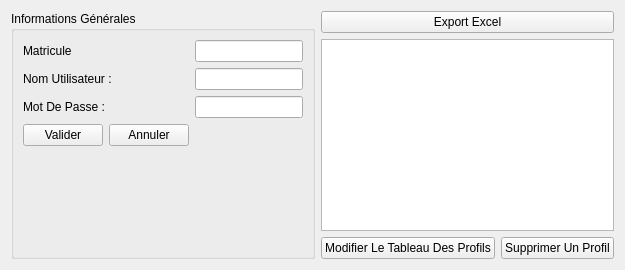
      <widget class="QWidget" name="gestionPro">
       <layout class="QGridLayout" name="gridLayout_4">
        <item row="0" column="0" rowspan="3">
         <widget class="QGroupBox" name="groupBox_3">
          <property name="title">
           <string>Informations Générales</string>
          </property>
          <layout class="QFormLayout" name="formLayout_3">
           <item row="0" column="0">
            <widget class="QLabel" name="label_21">
             <property name="text">
              <string>Matricule</string>
             </property>
            </widget>
           </item>
           <item row="0" column="1">
            <widget class="QLineEdit" name="matriculeP">
             <property name="text">
              <string/>
             </property>
            </widget>
           </item>
           <item row="1" column="0">
            <widget class="QLabel" name="label_14">
             <property name="text">
              <string>Nom Utilisateur :</string>
             </property>
            </widget>
           </item>
           <item row="1" column="1">
            <widget class="QLineEdit" name="nomUP"/>
           </item>
           <item row="2" column="0">
            <widget class="QLabel" name="label_18">
             <property name="text">
              <string>Mot De Passe :</string>
             </property>
            </widget>
           </item>
           <item row="2" column="1">
            <widget class="QLineEdit" name="motDePasseP"/>
           </item>
           <item row="3" column="0">
            <layout class="QHBoxLayout" name="horizontalLayout_4">
             <item>
              <widget class="QPushButton" name="vAjouterPro">
               <property name="text">
                <string>Valider</string>
               </property>
              </widget>
             </item>
             <item>
              <widget class="QPushButton" name="annulerAjoutPers_2">
               <property name="text">
                <string>Annuler</string>
               </property>
              </widget>
             </item>
            </layout>
           </item>
          </layout>
         </widget>
        </item>
        <item row="0" column="1">
         <widget class="QPushButton" name="exportExcelP">
          <property name="text">
           <string>Export Excel</string>
          </property>
         </widget>
        </item>
        <item row="1" column="1">
         <widget class="QTableView" name="tablePro"/>
        </item>
        <item row="2" column="1">
         <layout class="QHBoxLayout" name="horizontalLayout_14">
          <item>
           <widget class="QPushButton" name="modifierPro">
            <property name="styleSheet">
             <string notr="true">&lt;button type=&quot;button&quot; class=&quot;btn btn-dark&quot;&gt;Dark&lt;/button&gt;</string>
            </property>
            <property name="text">
             <string>Modifier Le Tableau Des Profils</string>
            </property>
            <property name="checkable">
             <bool>true</bool>
            </property>
            <property name="checked">
             <bool>false</bool>
            </property>
           </widget>
          </item>
          <item>
           <widget class="QPushButton" name="supprimerPro">
            <property name="enabled">
             <bool>true</bool>
            </property>
            <property name="text">
             <string>Supprimer Un Profil</string>
            </property>
           </widget>
          </item>
         </layout>
        </item>
       </layout>
      </widget>
